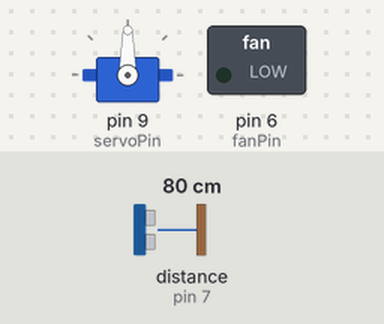
Bench run of a sketch on a simulated Arduino Uno, built with avr-gcc and run on an emulated ATmega328P. Parts: servo, switched loads named in the sketch (green lamp = pin HIGH). Wiring (inferred from the names in the program): ultrasonic range finder: trigger pin 8; echo pin 7. The test bench sets the inputs (shaded band); at power-on: distance to the obstacle (sensor on pin 7) 80 cm. The echo pulse lasts 58.3 µs per cm; pins used as bus, display or sensor lines are not drawn.

Above: at 1.2 s.
1.3 s: distance to the obstacle (sensor on pin 7) set to 46 cm
2.8 s: distance to the obstacle (sensor on pin 7) set to 38 cm
At 2.96 s:
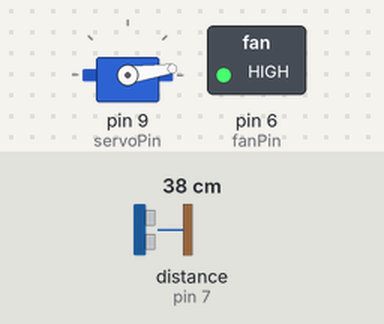
At 3.56 s:
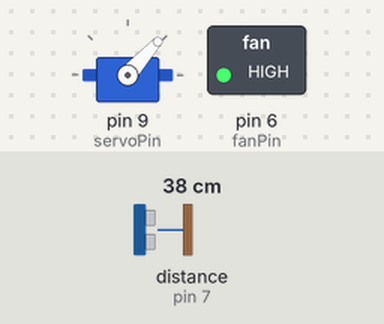
5.8 s: distance to the obstacle (sensor on pin 7) set to 60 cm
At 9.5 s:
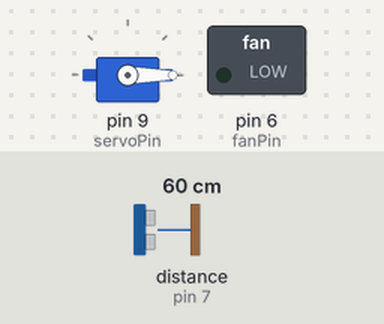
Timing chart, 0 to 11.0 s (numbered marks = the images above; inputs shaded):
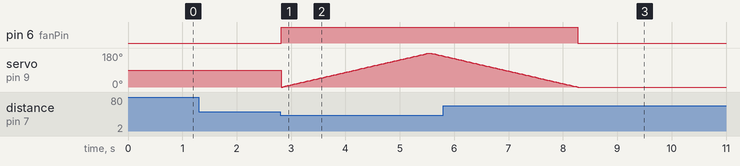

Measured:
- the behaviour switches between 41 and 40 cm on distance to the obstacle (sensor on pin 7) (found by bisection; images 0 and 1)
- after the input at 1.3 s, every drawn part: stays the same
- after the input at 2.8 s, pin 6 (fanPin): LOW → HIGH at once
- after the input at 5.8 s, pin 6 (fanPin): HIGH → LOW after 2.5 s; servo on pin 9 (servoPin): goes on until 8.3 s, then stays 0°

The sketch:

servo.ino
```cpp
#include <Servo.h>

const int trigPin = 8;
const int echoPin = 7;
const int fanPin = 6;
const int servoPin = 9;

Servo myServo;

long duration;
float distance;

void setup() {
  pinMode(trigPin, OUTPUT);
  pinMode(echoPin, INPUT);
  pinMode(fanPin, OUTPUT);
  myServo.attach(servoPin);
}

void loop() {
  // Baca jarak dari ultrasonic
  digitalWrite(trigPin, LOW);
  delayMicroseconds(2);
  digitalWrite(trigPin, HIGH);
  delayMicroseconds(10);
  digitalWrite(trigPin, LOW);

  duration = pulseIn(echoPin, HIGH);
  distance = duration / 58.0;

  if (distance < 40) {
    digitalWrite(fanPin, HIGH);

    // Servo bolak-balik terus selama objek dekat
    while (distance < 40) {
      // Servo 0 → 180
      for (int pos = 0; pos <= 180; pos++) {
        myServo.write(pos);
        delay(15);
      }
      // Servo 180 → 0
      for (int pos = 180; pos >= 0; pos--) {
        myServo.write(pos);
        delay(15);
      }

      // Update jarak lagi agar bisa keluar dari loop saat objek menjauh
      digitalWrite(trigPin, LOW);
      delayMicroseconds(2);
      digitalWrite(trigPin, HIGH);
      delayMicroseconds(10);
      digitalWrite(trigPin, LOW);
      duration = pulseIn(echoPin, HIGH);
      distance = duration / 58.0;
    }

    digitalWrite(fanPin, LOW); // Matikan fan setelah keluar loop
  } else {
    digitalWrite(fanPin, LOW);
  }

  delay(100);
}
```
